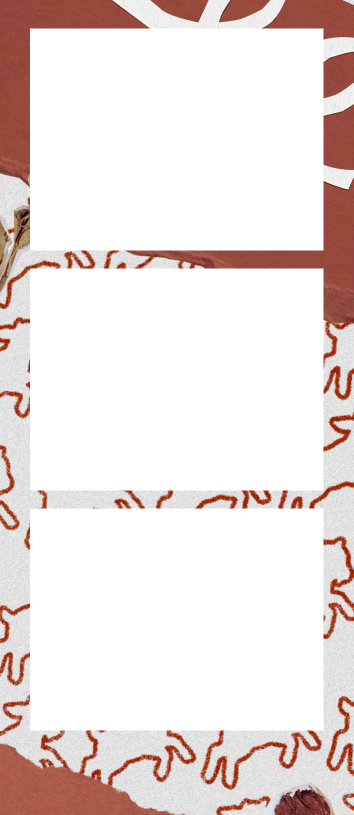
#> input picture src/frame1.png, 707 x 1629 px (shown at 1/2 size)
$ python extract-frame-slots.py
#> lines starting #> are read from the running program, lines starting #| are printed output that depends on the picture; after the words box and inside, x2 and y2 are one past the last pixel; in counts of white or black regions, pixels touching at a corner belong together
#!/usr/bin/env python3
"""
Reverse-engineer the photo slots of each frame PNG from its alpha channel.

Every frame in src/ is a printable overlay with fully transparent rectangles
where the photos are supposed to show through. Instead of guessing pixel
offsets by hand (which is why the photos never lined up), we detect those
transparent regions directly and emit them as percentages of the frame.

Percentages are resolution independent, so the same numbers work for the
on-screen 400x600 preview and for the high resolution print export.

Usage:
    python3 scripts/extract-frame-slots.py            # write src/frameSlots.js
    python3 scripts/extract-frame-slots.py --print    # only report to stdout
"""

from __future__ import annotations

import argparse
import collections
import json
import pathlib
import sys

try:
    import numpy as np
    from PIL import Image
except ImportError as exc:  # pragma: no cover
    sys.exit(f"missing dependency: {exc}. install with: pip install pillow numpy")


REPO = pathlib.Path(__file__).resolve().parent.parent
SRC = REPO / "src"
OUT = SRC / "frameSlots.js"

FRAMES = ["frame1.png", "frame2.png", "frame3.png", "frame4.png"]

# A hole must be at least this fraction of the frame to count as a photo slot.
MIN_AREA_RATIO = 0.005
# Alpha at or below this value is treated as "see through".
ALPHA_THRESHOLD = 16
# Long edge used for the analysis raster. Big frames get downsampled first so
# the flood fill stays fast; the results are percentages so nothing is lost.
ANALYSIS_LONG_EDGE = 900


def load_alpha_mask(path: pathlib.Path) -> tuple[np.ndarray, int, int]:
    """Return (transparent_mask, original_width, original_height)."""
    image = Image.open(path).convert("RGBA")
    orig_w, orig_h = image.size

    scale = min(1.0, ANALYSIS_LONG_EDGE / max(orig_w, orig_h))
    if scale < 1.0:
        image = image.resize(
            (max(1, round(orig_w * scale)), max(1, round(orig_h * scale))),
            Image.NEAREST,
        )

    alpha = np.array(image)[:, :, 3]
    return alpha <= ALPHA_THRESHOLD, orig_w, orig_h


def find_holes(mask: np.ndarray) -> list[dict]:
    """4-connected flood fill over the transparent mask, returning bounding boxes."""
    height, width = mask.shape
    seen = np.zeros(mask.shape, dtype=bool)
    min_area = width * height * MIN_AREA_RATIO
    holes: list[dict] = []

    for start_y in range(height):
        for start_x in range(width):
            if not mask[start_y, start_x] or seen[start_y, start_x]:
                continue

            seen[start_y, start_x] = True
            queue = collections.deque([(start_y, start_x)])
            y0 = y1 = start_y
            x0 = x1 = start_x
            area = 0

            while queue:
                cy, cx = queue.popleft()
                area += 1
                if cy < y0:
                    y0 = cy
                elif cy > y1:
                    y1 = cy
                if cx < x0:
                    x0 = cx
                elif cx > x1:
                    x1 = cx

                for ny, nx in ((cy + 1, cx), (cy - 1, cx), (cy, cx + 1), (cy, cx - 1)):
                    if 0 <= ny < height and 0 <= nx < width:
                        if mask[ny, nx] and not seen[ny, nx]:
                            seen[ny, nx] = True
                            queue.append((ny, nx))

            if area < min_area:
                continue

            box_w = x1 - x0 + 1
            box_h = y1 - y0 + 1
            holes.append(
                {
                    "x": x0,
                    "y": y0,
                    "w": box_w,
                    "h": box_h,
                    "area": area,
                    "fill": area / (box_w * box_h),
                }
            )

    return holes


def to_reading_order(holes: list[dict], width: int) -> list[dict]:
    """Sort holes top-to-bottom then left-to-right, tolerating small row jitter."""
    if not holes:
        return []

    row_tolerance = max(h["h"] for h in holes) * 0.5
    by_top = sorted(holes, key=lambda h: h["y"])

    rows: list[list[dict]] = []
    for hole in by_top:
        for row in rows:
            if abs(hole["y"] - row[0]["y"]) <= row_tolerance:
                row.append(hole)
                break
        else:
            rows.append([hole])

    ordered: list[dict] = []
    for row in rows:
        ordered.extend(sorted(row, key=lambda h: h["x"]))
    return ordered


def percentify(holes: list[dict], width: int, height: int) -> list[dict]:
    def r(value: float) -> float:
        return round(value, 3)

    return [
        {
            "left": r(100 * h["x"] / width),
            "top": r(100 * h["y"] / height),
            "width": r(100 * h["w"] / width),
            "height": r(100 * h["h"] / height),
        }
        for h in holes
    ]


def analyse(path: pathlib.Path) -> dict:
    mask, orig_w, orig_h = load_alpha_mask(path)
#> in load_alpha_mask, image is the input picture: PIL image 707x1629 RGBA; mean R, G, B, A 62.5, 51, 48.6, 81.9
#> in load_alpha_mask, `image = image.resize( (max(1, round(orig_w * scale)), max(1, round(ori..`:
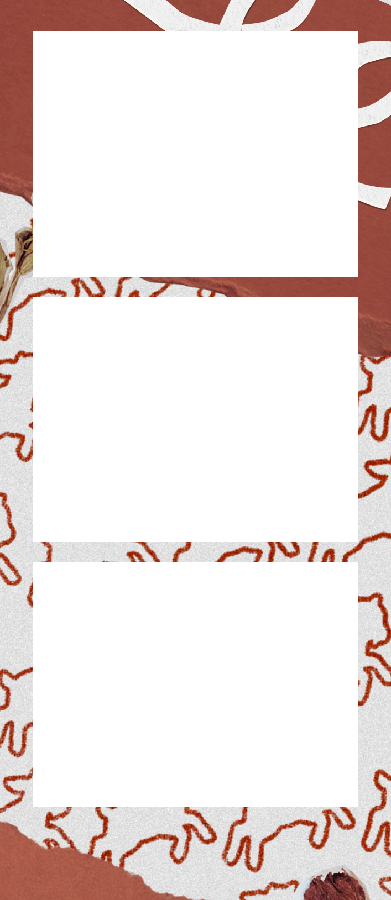
#> image: PIL image 391x900 RGBA; mean R, G, B, A 62.4, 50.9, 48.5, 81.7; transparent parts drawn white
#> in load_alpha_mask, `alpha = np.array(image)[:, :, 3]`:
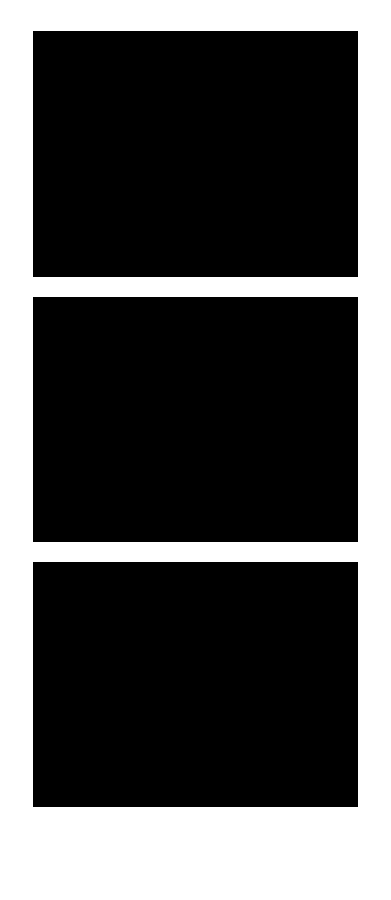
#> alpha: shape (900, 391); 32% white; 1 white region, box (x1, y1, x2, y2) and area: (0, 0, 391, 900) 112700
    height, width = mask.shape

    holes = to_reading_order(find_holes(mask), width)
    slots = percentify(holes, width, height)

    return {
        "file": path.name,
        "naturalWidth": orig_w,
        "naturalHeight": orig_h,
        "aspectRatio": round(orig_w / orig_h, 6),
        "slots": slots,
        "_debug": holes,
    }


# [67 lines left out: function render_module, not called in this run]


def main() -> int:
    parser = argparse.ArgumentParser()
    parser.add_argument("--print", action="store_true", dest="print_only")
    args = parser.parse_args()

    reports = []
    for name in FRAMES:
        path = SRC / name
        if not path.exists():
            print(f"!! missing {path}", file=sys.stderr)
            return 1
        reports.append(analyse(path))
#> in analyse, `mask, orig_w, orig_h = load_alpha_mask(path)`: orig_w = 707; orig_h = 1629
#> in analyse, `holes = to_reading_order(find_holes(mask), width)`: holes = 3 items
#> pass 2 of the loop in main, `for name in FRAMES:`:
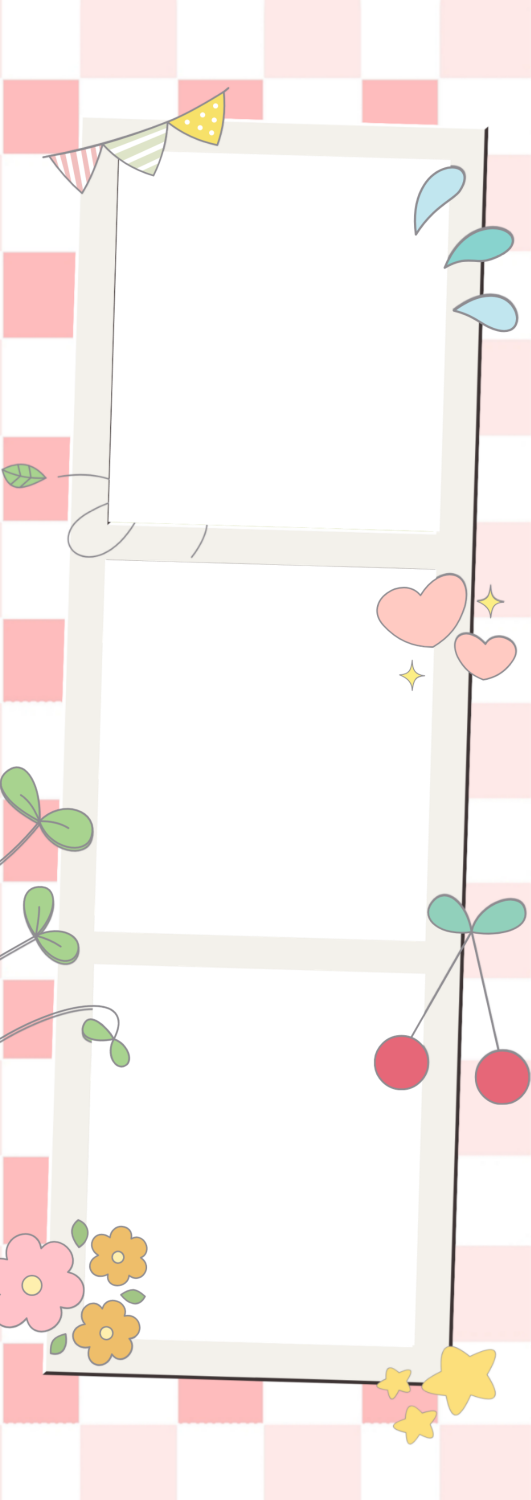
#> input picture src/frame2.png, 1061 x 3000 px (shown at 1/2 size)
#> in load_alpha_mask, image is the input picture: PIL image 1061x3000 RGBA; mean R, G, B, A 135.3, 127.6, 124.9, 140.6
#> image: PIL image 318x900 RGBA
#> in load_alpha_mask (call 2), `alpha = np.array(image)[:, :, 3]`:
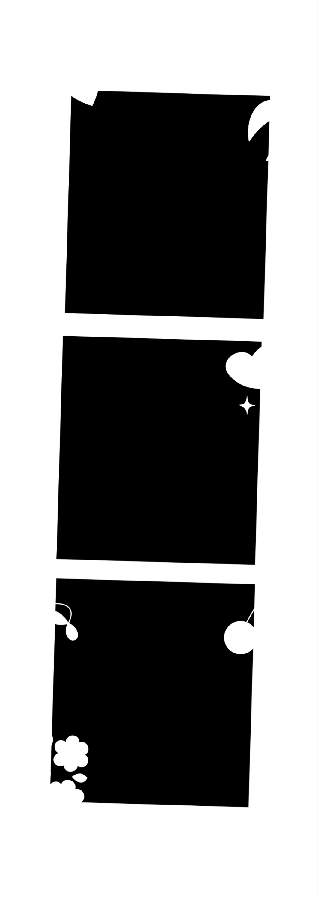
#> alpha: shape (900, 318); min 0, max 255, mean 140.6
#> in analyse (call 2), `mask, orig_w, orig_h = load_alpha_mask(path)`:
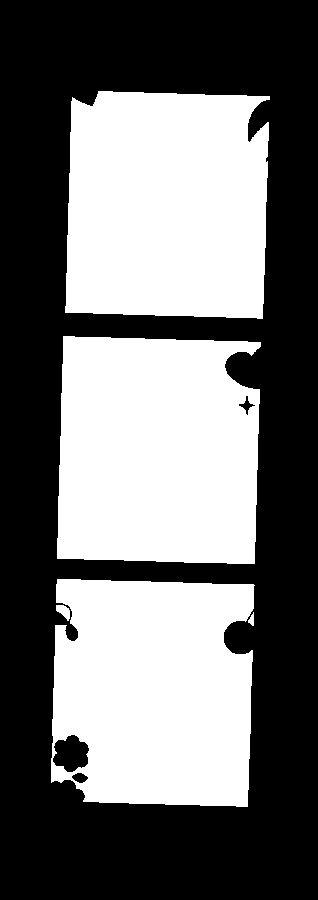
#> mask: shape (900, 318) bool; 44.5% white; 5 white regions, box (x1, y1, x2, y2) and area: (65, 91, 270, 319) 43250, (57, 336, 261, 564) 42933, (51, 579, 255, 807) 40999, (56, 605, 70, 621) 136, (248, 612, 254, 626) 50
#> in analyse (call 2), `mask, orig_w, orig_h = load_alpha_mask(path)`: orig_w = 1061; orig_h = 3000
#> pass 3 of the loop in main, `for name in FRAMES:`:
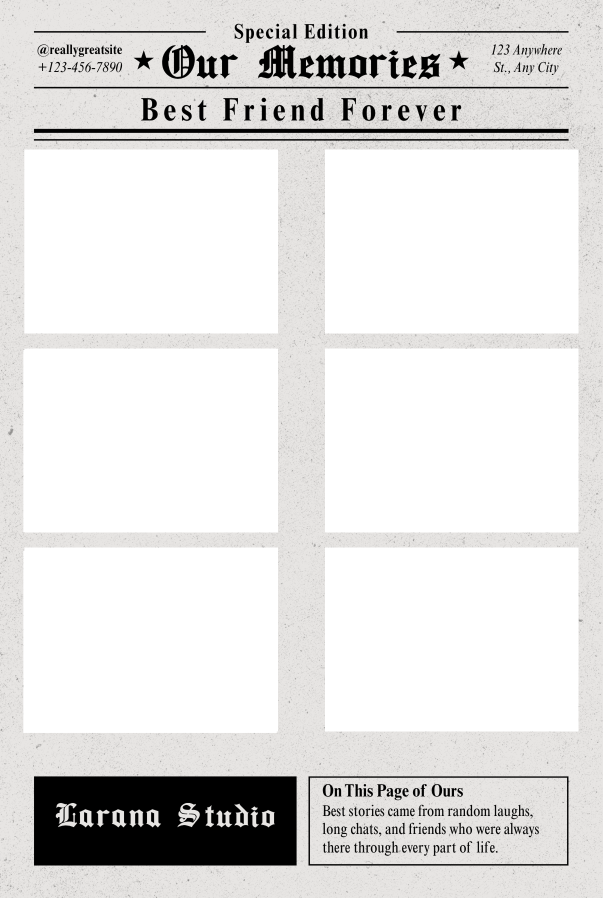
#> input picture src/frame3.png, 1205 x 1795 px (shown at 1/2 size)
#> in load_alpha_mask, image is the input picture: PIL image 1205x1795 RGBA; mean R, G, B, A 94.3, 93.5, 92.7, 123
#> in load_alpha_mask (call 3), `image = image.resize( (max(1, round(orig_w * scale)), max(1, round(ori..`:
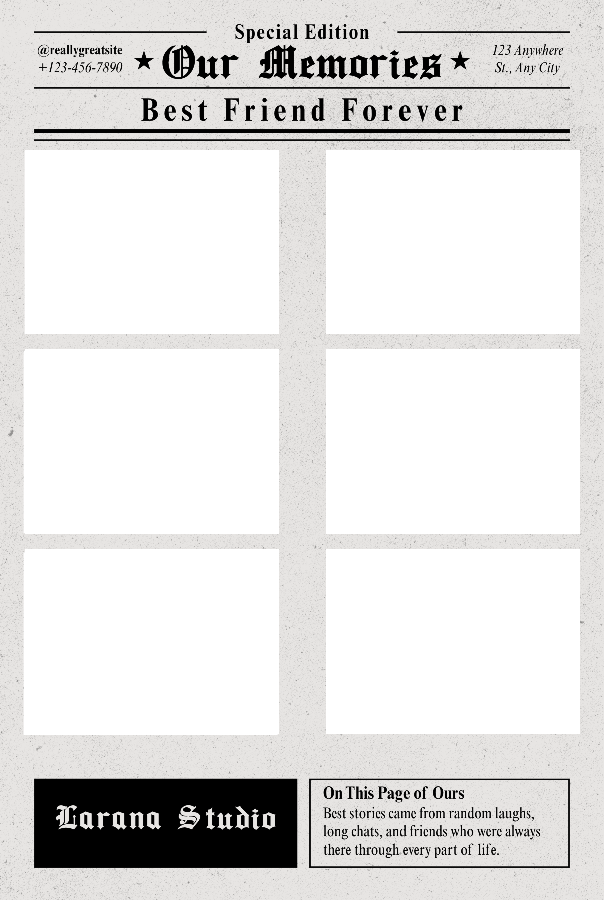
#> image: PIL image 604x900 RGBA; mean R, G, B, A 94.2, 93.4, 92.6, 123; transparent parts drawn white
#> in load_alpha_mask (call 3), `alpha = np.array(image)[:, :, 3]`:
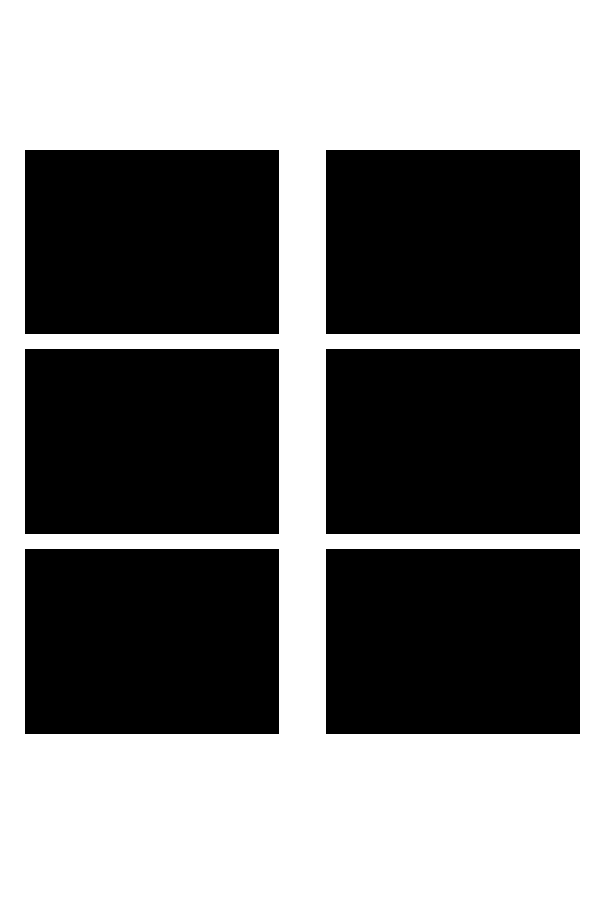
#> alpha: shape (900, 604); 48.2% white; 1 white region, box (x1, y1, x2, y2) and area: (0, 0, 604, 900) 262168
#> the loop made 4 passes; the first 3 are shown

    for report in reports:
        print(
            f"{report['file']}  {report['naturalWidth']}x{report['naturalHeight']} "
            f"aspect={report['aspectRatio']}  slots={len(report['slots'])}"
        )
        for index, (slot, raw) in enumerate(zip(report["slots"], report["_debug"])):
            aspect = (
                (slot["width"] / 100 * report["naturalWidth"])
                / (slot["height"] / 100 * report["naturalHeight"])
            )
            print(
                f"    [{index}] left={slot['left']:6.2f}% top={slot['top']:6.2f}% "
                f"w={slot['width']:6.2f}% h={slot['height']:6.2f}% "
                f"slotAspect={aspect:.3f} fill={raw['fill']:.2f}"
            )

    counts = {len(r["slots"]) for r in reports}
    if len(counts) != 1:
        print(f"!! frames disagree on slot count: {counts}", file=sys.stderr)
        return 1

    if args.print_only:
        return 0

    for report in reports:
        report.pop("_debug", None)

    OUT.write_text(render_module(reports), encoding="utf-8")
    print(f"\nwrote {OUT.relative_to(REPO)}")
    return 0


if __name__ == "__main__":
#> (the run stopped early here; a loop or call above may not have finished)
